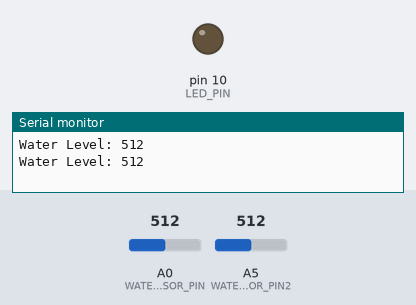
A sketch run on a simulated Arduino Uno, built with avr-gcc and run on an emulated ATmega328P. Parts: output pins drawn as LEDs (lit = HIGH), the last lines printed to the serial monitor. Inputs (shaded band) come from the test bench; at power-on: A0 (WATER_SENSOR_PIN) = 512, A5 (WATER_SENSOR_PIN2) = 512.

Above: at 2.8 s.
2.9 s: A0 (WATER_SENSOR_PIN) set to 212
5.6 s: A0 (WATER_SENSOR_PIN) set to 186
At 7.2 s:
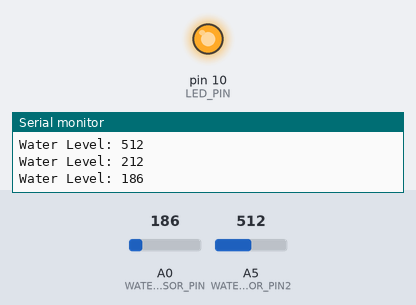
8.3 s: A0 (WATER_SENSOR_PIN) set to 210
At 10.3 s:
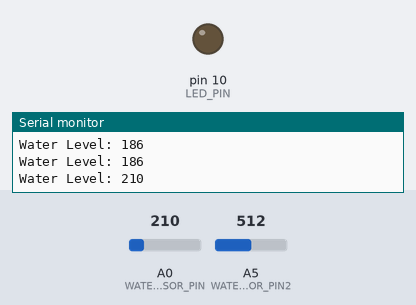
11.5 s: A0 (WATER_SENSOR_PIN) set to 190
At 13.0 s:
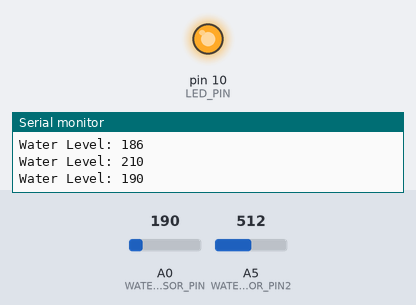
Timing chart, 0 to 14.5 s (numbered marks = the images above; inputs shaded):
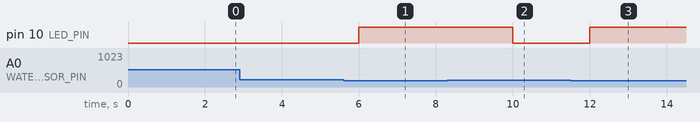

Measured:
- the behaviour switches between 200 and 199 on A0 (WATER_SENSOR_PIN) (found by bisection; images 0 and 1)
- after the input at 5.6 s, pin 10 (LED_PIN): LOW → HIGH after 0.40 s
- after the input at 8.3 s, pin 10 (LED_PIN): HIGH → LOW after 1.7 s
- after the input at 11.5 s, pin 10 (LED_PIN): LOW → HIGH after 0.50 s

The sketch:

sketch_feb28a.ino
```cpp
const int WATER_SENSOR_PIN = A0;
const int WATER_SENSOR_PIN2 = A5;
const int LED_PIN = 10;
const int WATER_THRESHOLD = 200;

void setup() {
  pinMode(LED_PIN, OUTPUT);
  Serial.begin(9600);
}

void loop() {
  int waterLevel = analogRead(WATER_SENSOR_PIN);
  int waterLevel2 = analogRead(WATER_SENSOR_PIN2);

  Serial.print("Water Level: ");
  Serial.println(waterLevel);

  if (waterLevel < WATER_THRESHOLD || waterLevel2 < WATER_THRESHOLD) {
    digitalWrite(LED_PIN, HIGH);  // Turn LED on
  } else {
    digitalWrite(LED_PIN, LOW);   // Turn LED off
  }

  delay(2000);
}
```
